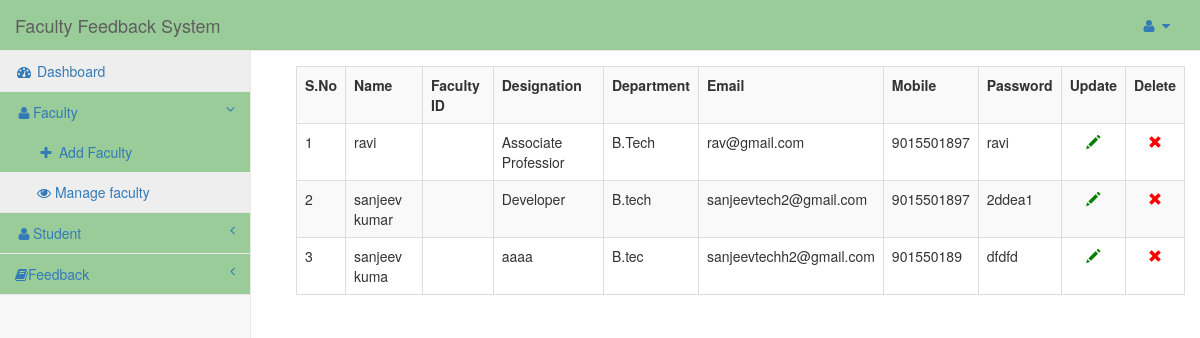
The app's page /admin/dashboard.php?info=show_faculty (signed in) with its own data.
### tables this page shows
CREATE TABLE IF NOT EXISTS `faculty` (
  `id` int(11) NOT NULL AUTO_INCREMENT,
  `user_alias` varchar(30) NOT NULL,
  `Name` varchar(30) NOT NULL,
  `designation` varchar(100) NOT NULL,
  `dept` varchar(50) NOT NULL,
  `semester` varchar(10) NOT NULL,
  `email` varchar(255) NOT NULL,
  `password` varchar(75) NOT NULL,
  `mobile` bigint(20) NOT NULL,
  `date` datetime NOT NULL,
  `status` int(11) NOT NULL,
  PRIMARY KEY (`id`),
  UNIQUE KEY `email` (`email`)
);

### admin/show_faculty.php (the view, shortened to what this page needs)
<?php
	echo "<table class='table table-responsive table-bordered table-striped table-hover' style=margin:15px;>";
	echo "<tr>";
	echo "<th>S.No</th>";
	echo "<th>Name</th>";
	echo "<th>Faculty ID</th>";
	echo "<th>Designation</th>";
	echo "<th>Department</th>";
	echo "<th>Email</th>";
	echo "<th>Mobile</th>";
	echo "<th>Password</th>";
	echo "<th>Update</th>";
	echo "<th>Delete</th>";
	echo "</tr>";
	$i=1;
	$que=mysqli_query($conn,"select * from faculty");
	while($row=mysqli_fetch_array($que))
	{
		echo "<tr>";
		echo "<td>".$i."</td>";
		echo "<td>".$row['Name']."</td>";
        echo "<td>".$row['facid']."</td>";
		echo "<td>".$row['designation']."</td>";
        echo "<td>".$row['dept']."</td>";
		echo "<td>".$row['email']."</td>";
		echo "<td>".$row['mobile']."</td>";
		echo "<td>".$row['password']."</td>";
		echo "<td class='text-center'><a href='dashboard.php?id=$row[id]&info=edit_faculty'><span class='glyphicon glyphicon-pencil'style=color:green;></span></a></td>";
		echo "<td class='text-center'><a href='#' onclick='deletes($row[id])'><span class='glyphicon glyphicon-remove' style=color:red;></span></a></td>";
		echo "</tr>";
		$i++;
	}
?>

### css/sb-admin-2.css (style rules this page uses)
body { background-color: #f8f8f8; }

### records on screen
faculty: Name "ravi", designation "Associate Professior", dept "B.Tech", email "rav@gmail.com", mobile "9015501897", password "ravi"
faculty: Name "sanjeev kumar", designation "Developer", dept "B.tech", email "sanjeevtech2@gmail.com", mobile "9015501897", password "2ddea1"
faculty: Name "sanjeev kuma", designation "aaaa", dept "B.tec", email "sanjeevtechh2@gmail.com", mobile "901550189", password "dfdfd"
